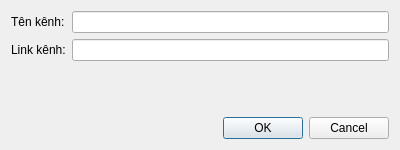
<?xml version="1.0" encoding="UTF-8"?>
<!-- Phiên bản: 1.0 -->
<!-- Vị trí: /ui/addchanneldialog.ui -->
<ui version="4.0">
 <class>AddChannelDialog</class>
 <widget class="QDialog" name="AddChannelDialog">
  <property name="geometry">
   <rect>
    <x>0</x>
    <y>0</y>
    <width>400</width>
    <height>150</height>
   </rect>
  </property>
  <property name="windowTitle">
   <string>Thông Tin Kênh</string>
  </property>
  <layout class="QVBoxLayout" name="verticalLayout">
   <item>
    <layout class="QFormLayout" name="formLayout">
     <item row="0" column="0">
      <widget class="QLabel" name="label">
       <property name="text">
        <string>Tên kênh:</string>
       </property>
      </widget>
     </item>
     <item row="0" column="1">
      <widget class="QLineEdit" name="channelNameEdit"/>
     </item>
     <item row="1" column="0">
      <widget class="QLabel" name="label_2">
       <property name="text">
        <string>Link kênh:</string>
       </property>
      </widget>
     </item>
     <item row="1" column="1">
      <widget class="QLineEdit" name="channelLinkEdit"/>
     </item>
    </layout>
   </item>
   <item>
    <spacer name="verticalSpacer">
     <property name="orientation">
      <enum>Qt::Vertical</enum>
     </property>
     <property name="sizeHint" stdset="0">
      <size>
       <width>20</width>
       <height>40</height>
      </size>
     </property>
    </spacer>
   </item>
   <item>
    <widget class="QDialogButtonBox" name="buttonBox">
     <property name="orientation">
      <enum>Qt::Horizontal</enum>
     </property>
     <property name="standardButtons">
      <set>QDialogButtonBox::Cancel|QDialogButtonBox::Ok</set>
     </property>
    </widget>
   </item>
  </layout>
 </widget>
 <resources/>
 <connections>
  <connection>
   <sender>buttonBox</sender>
   <signal>accepted()</signal>
   <receiver>AddChannelDialog</receiver>
   <slot>accept()</slot>
   <hints>
    <hint type="sourcelabel">
     <x>248</x>
     <y>254</y>
    </hint>
    <hint type="destinationlabel">
     <x>157</x>
     <y>274</y>
    </hint>
   </hints>
  </connection>
  <connection>
   <sender>buttonBox</sender>
   <signal>rejected()</signal>
   <receiver>AddChannelDialog</receiver>
   <slot>reject()</slot>
   <hints>
    <hint type="sourcelabel">
     <x>316</x>
     <y>260</y>
    </hint>
    <hint type="destinationlabel">
     <x>286</x>
     <y>274</y>
    </hint>
   </hints>
  </connection>
 </connections>
</ui>
